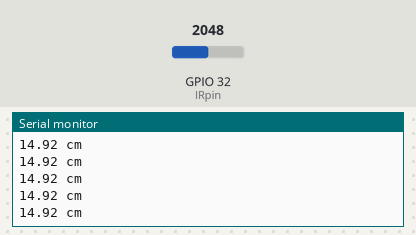
This sketch was run on a simulated ESP32. Shown: the last lines printed to the serial monitor. The test bench sets the inputs (shaded band); at power-on: GPIO 32 (IRpin) = 2048.

Above: at 1.2 s.
1.3 s: GPIO 32 (IRpin) set to 2866
At 1.31 s:
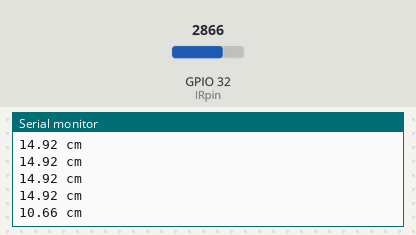
2.8 s: GPIO 32 (IRpin) set to 3603
At 2.81 s:
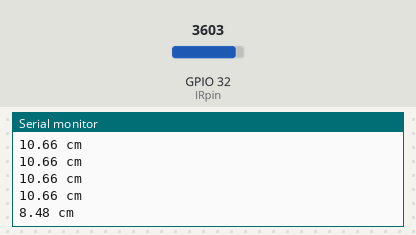
Timing chart, 0 to 5.8 s (numbered marks = the images above; inputs shaded):
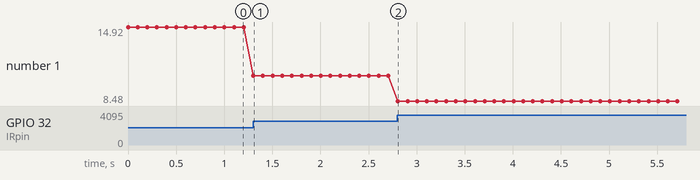

The sketch:

GP2Y0A21_IR_distance.ino
```cpp
int IRpin = 32; // Put sensor_value pin to 32
int sensor_val;
float dist;

void setup() {
  // put your setup code here, to run once:
  Serial.begin(115200);
}

void loop() {
  // put your main code here, to run repeatedly:
  sensor_val = map(analogRead(IRpin), 0, 4096, 0, 3300);
  dist = (24.61 / (sensor_val - 0.1696)) * 1000;
  Serial.print(dist);
  Serial.println(" cm");
  delay(100);
}
```

Measured:
- after the input at 1.3 s, the serial monitor: prints a new line at once (image 1)
- after the input at 2.8 s, the serial monitor: prints a new line at once (image 2)
- plotted number 1: 14.92 → 10.66 after the input at 1.3 s, 10.66 → 8.48 after the input at 2.8 s
